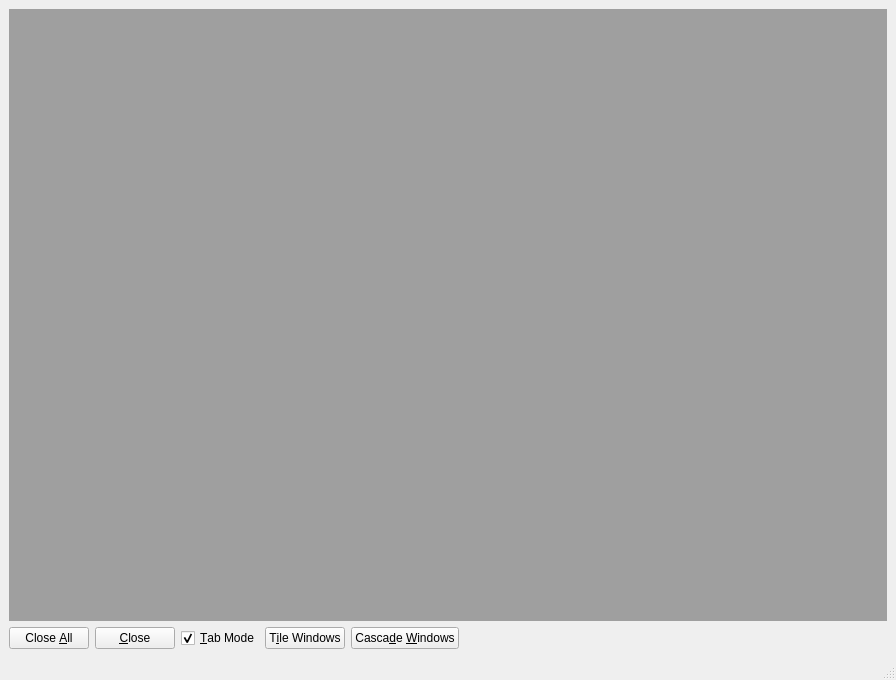
<?xml version="1.0" encoding="UTF-8"?>
<ui version="4.0">
 <class>ResultsWindow</class>
 <widget class="QMainWindow" name="ResultsWindow">
  <property name="geometry">
   <rect>
    <x>0</x>
    <y>0</y>
    <width>896</width>
    <height>680</height>
   </rect>
  </property>
  <property name="windowTitle">
   <string>Results</string>
  </property>
  <widget class="QWidget" name="centralwidget">
   <layout class="QHBoxLayout" name="horizontalLayout_2">
    <item>
     <layout class="QVBoxLayout" name="verticalLayout">
      <item>
       <widget class="QMdiArea" name="mdiArea">
        <property name="viewMode">
         <enum>QMdiArea::TabbedView</enum>
        </property>
        <property name="documentMode">
         <bool>false</bool>
        </property>
        <property name="tabPosition">
         <enum>QTabWidget::West</enum>
        </property>
       </widget>
      </item>
      <item>
       <layout class="QHBoxLayout" name="horizontalLayout">
        <item>
         <widget class="QPushButton" name="buttonCloseAll">
          <property name="text">
           <string>Close &amp;All</string>
          </property>
         </widget>
        </item>
        <item>
         <widget class="QPushButton" name="ButtonClose">
          <property name="text">
           <string>&amp;Close</string>
          </property>
         </widget>
        </item>
        <item>
         <widget class="QCheckBox" name="checkBoxTabMode">
          <property name="text">
           <string>&amp;Tab Mode</string>
          </property>
          <property name="checked">
           <bool>true</bool>
          </property>
         </widget>
        </item>
        <item>
         <widget class="QPushButton" name="buttonTileWindows">
          <property name="enabled">
           <bool>true</bool>
          </property>
          <property name="text">
           <string>T&amp;ile Windows</string>
          </property>
          <property name="checkable">
           <bool>false</bool>
          </property>
          <property name="checked">
           <bool>false</bool>
          </property>
          <property name="autoRepeat">
           <bool>false</bool>
          </property>
          <property name="flat">
           <bool>false</bool>
          </property>
         </widget>
        </item>
        <item>
         <widget class="QPushButton" name="buttonCascadeWindows">
          <property name="text">
           <string>Casca&amp;de &amp;Windows</string>
          </property>
         </widget>
        </item>
        <item>
         <spacer name="spacerBottom">
          <property name="orientation">
           <enum>Qt::Horizontal</enum>
          </property>
          <property name="sizeHint" stdset="0">
           <size>
            <width>40</width>
            <height>20</height>
           </size>
          </property>
         </spacer>
        </item>
       </layout>
      </item>
     </layout>
    </item>
   </layout>
  </widget>
  <widget class="QMenuBar" name="menubar">
   <property name="geometry">
    <rect>
     <x>0</x>
     <y>0</y>
     <width>896</width>
     <height>21</height>
    </rect>
   </property>
  </widget>
  <widget class="QStatusBar" name="statusbar"/>
 </widget>
 <tabstops>
  <tabstop>buttonCloseAll</tabstop>
  <tabstop>ButtonClose</tabstop>
  <tabstop>checkBoxTabMode</tabstop>
  <tabstop>buttonTileWindows</tabstop>
  <tabstop>buttonCascadeWindows</tabstop>
 </tabstops>
 <resources/>
 <connections>
  <connection>
   <sender>checkBoxTabMode</sender>
   <signal>toggled(bool)</signal>
   <receiver>buttonTileWindows</receiver>
   <slot>setHidden(bool)</slot>
   <hints>
    <hint type="sourcelabel">
     <x>197</x>
     <y>632</y>
    </hint>
    <hint type="destinationlabel">
     <x>307</x>
     <y>633</y>
    </hint>
   </hints>
  </connection>
  <connection>
   <sender>checkBoxTabMode</sender>
   <signal>toggled(bool)</signal>
   <receiver>buttonCascadeWindows</receiver>
   <slot>setHidden(bool)</slot>
   <hints>
    <hint type="sourcelabel">
     <x>201</x>
     <y>643</y>
    </hint>
    <hint type="destinationlabel">
     <x>369</x>
     <y>645</y>
    </hint>
   </hints>
  </connection>
  <connection>
   <sender>buttonCloseAll</sender>
   <signal>clicked()</signal>
   <receiver>mdiArea</receiver>
   <slot>closeAllSubWindows()</slot>
   <hints>
    <hint type="sourcelabel">
     <x>39</x>
     <y>638</y>
    </hint>
    <hint type="destinationlabel">
     <x>119</x>
     <y>491</y>
    </hint>
   </hints>
  </connection>
  <connection>
   <sender>ButtonClose</sender>
   <signal>clicked()</signal>
   <receiver>mdiArea</receiver>
   <slot>closeActiveSubWindow()</slot>
   <hints>
    <hint type="sourcelabel">
     <x>149</x>
     <y>630</y>
    </hint>
    <hint type="destinationlabel">
     <x>157</x>
     <y>579</y>
    </hint>
   </hints>
  </connection>
  <connection>
   <sender>buttonTileWindows</sender>
   <signal>clicked()</signal>
   <receiver>mdiArea</receiver>
   <slot>tileSubWindows()</slot>
   <hints>
    <hint type="sourcelabel">
     <x>302</x>
     <y>642</y>
    </hint>
    <hint type="destinationlabel">
     <x>303</x>
     <y>494</y>
    </hint>
   </hints>
  </connection>
  <connection>
   <sender>buttonCascadeWindows</sender>
   <signal>clicked()</signal>
   <receiver>mdiArea</receiver>
   <slot>cascadeSubWindows()</slot>
   <hints>
    <hint type="sourcelabel">
     <x>416</x>
     <y>628</y>
    </hint>
    <hint type="destinationlabel">
     <x>417</x>
     <y>555</y>
    </hint>
   </hints>
  </connection>
 </connections>
</ui>
